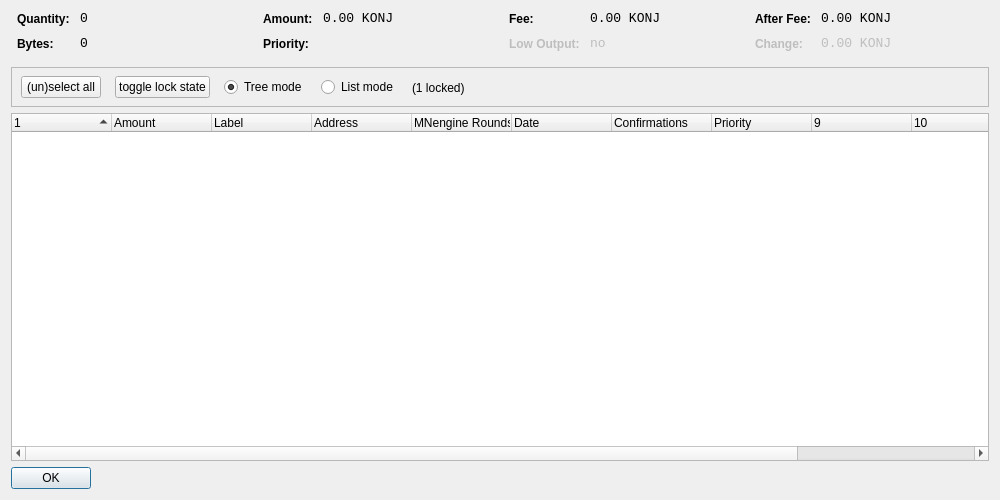
<?xml version="1.0" encoding="UTF-8"?>
<ui version="4.0">
 <class>CoinControlDialog</class>
 <widget class="QDialog" name="CoinControlDialog">
  <property name="geometry">
   <rect>
    <x>0</x>
    <y>0</y>
    <width>1000</width>
    <height>500</height>
   </rect>
  </property>
  <property name="windowTitle">
   <string>Coin Control</string>
  </property>
  <property name="styleSheet">
   <string notr="true"/>
  </property>
  <layout class="QVBoxLayout" name="verticalLayout">
   <item>
    <layout class="QHBoxLayout" name="horizontalLayoutTop" stretch="0,0,0,0">
     <property name="topMargin">
      <number>0</number>
     </property>
     <property name="bottomMargin">
      <number>10</number>
     </property>
     <item>
      <layout class="QFormLayout" name="formLayoutCoinControl1">
       <property name="horizontalSpacing">
        <number>10</number>
       </property>
       <property name="verticalSpacing">
        <number>10</number>
       </property>
       <property name="leftMargin">
        <number>6</number>
       </property>
       <property name="rightMargin">
        <number>6</number>
       </property>
       <item row="0" column="0">
        <widget class="QLabel" name="labelCoinControlQuantityText">
         <property name="styleSheet">
          <string notr="true">font-weight:bold;</string>
         </property>
         <property name="text">
          <string>Quantity:</string>
         </property>
        </widget>
       </item>
       <item row="0" column="1">
        <widget class="QLabel" name="labelCoinControlQuantity">
         <property name="font">
          <font>
           <family>Monospace</family>
           <pointsize>10</pointsize>
          </font>
         </property>
         <property name="cursor">
          <cursorShape>IBeamCursor</cursorShape>
         </property>
         <property name="contextMenuPolicy">
          <enum>Qt::ActionsContextMenu</enum>
         </property>
         <property name="text">
          <string notr="true">0</string>
         </property>
         <property name="textInteractionFlags">
          <set>Qt::LinksAccessibleByMouse|Qt::TextSelectableByKeyboard|Qt::TextSelectableByMouse</set>
         </property>
        </widget>
       </item>
       <item row="1" column="0">
        <widget class="QLabel" name="labelCoinControlBytesText">
         <property name="styleSheet">
          <string notr="true">font-weight:bold;</string>
         </property>
         <property name="text">
          <string>Bytes:</string>
         </property>
        </widget>
       </item>
       <item row="1" column="1">
        <widget class="QLabel" name="labelCoinControlBytes">
         <property name="font">
          <font>
           <family>Monospace</family>
           <pointsize>10</pointsize>
          </font>
         </property>
         <property name="cursor">
          <cursorShape>IBeamCursor</cursorShape>
         </property>
         <property name="contextMenuPolicy">
          <enum>Qt::ActionsContextMenu</enum>
         </property>
         <property name="text">
          <string notr="true">0</string>
         </property>
         <property name="textInteractionFlags">
          <set>Qt::LinksAccessibleByMouse|Qt::TextSelectableByKeyboard|Qt::TextSelectableByMouse</set>
         </property>
        </widget>
       </item>
      </layout>
     </item>
     <item>
      <layout class="QFormLayout" name="formLayoutCoinControl2">
       <property name="horizontalSpacing">
        <number>10</number>
       </property>
       <property name="verticalSpacing">
        <number>10</number>
       </property>
       <property name="leftMargin">
        <number>6</number>
       </property>
       <property name="rightMargin">
        <number>6</number>
       </property>
       <item row="0" column="0">
        <widget class="QLabel" name="labelCoinControlAmountText">
         <property name="styleSheet">
          <string notr="true">font-weight:bold;</string>
         </property>
         <property name="text">
          <string>Amount:</string>
         </property>
        </widget>
       </item>
       <item row="0" column="1">
        <widget class="QLabel" name="labelCoinControlAmount">
         <property name="font">
          <font>
           <family>Monospace</family>
           <pointsize>10</pointsize>
          </font>
         </property>
         <property name="cursor">
          <cursorShape>IBeamCursor</cursorShape>
         </property>
         <property name="contextMenuPolicy">
          <enum>Qt::ActionsContextMenu</enum>
         </property>
         <property name="text">
          <string notr="true">0.00 KONJ</string>
         </property>
         <property name="textInteractionFlags">
          <set>Qt::LinksAccessibleByMouse|Qt::TextSelectableByKeyboard|Qt::TextSelectableByMouse</set>
         </property>
        </widget>
       </item>
       <item row="1" column="0">
        <widget class="QLabel" name="labelCoinControlPriorityText">
         <property name="styleSheet">
          <string notr="true">font-weight:bold;</string>
         </property>
         <property name="text">
          <string>Priority:</string>
         </property>
        </widget>
       </item>
       <item row="1" column="1">
        <widget class="QLabel" name="labelCoinControlPriority">
         <property name="font">
          <font>
           <family>Monospace</family>
           <pointsize>10</pointsize>
          </font>
         </property>
         <property name="cursor">
          <cursorShape>IBeamCursor</cursorShape>
         </property>
         <property name="contextMenuPolicy">
          <enum>Qt::ActionsContextMenu</enum>
         </property>
         <property name="text">
          <string/>
         </property>
         <property name="textInteractionFlags">
          <set>Qt::LinksAccessibleByMouse|Qt::TextSelectableByKeyboard|Qt::TextSelectableByMouse</set>
         </property>
        </widget>
       </item>
      </layout>
     </item>
     <item>
      <layout class="QFormLayout" name="formLayoutCoinControl3">
       <property name="horizontalSpacing">
        <number>10</number>
       </property>
       <property name="verticalSpacing">
        <number>10</number>
       </property>
       <property name="leftMargin">
        <number>6</number>
       </property>
       <property name="rightMargin">
        <number>6</number>
       </property>
       <item row="0" column="0">
        <widget class="QLabel" name="labelCoinControlFeeText">
         <property name="styleSheet">
          <string notr="true">font-weight:bold;</string>
         </property>
         <property name="text">
          <string>Fee:</string>
         </property>
        </widget>
       </item>
       <item row="0" column="1">
        <widget class="QLabel" name="labelCoinControlFee">
         <property name="font">
          <font>
           <family>Monospace</family>
           <pointsize>10</pointsize>
          </font>
         </property>
         <property name="cursor">
          <cursorShape>IBeamCursor</cursorShape>
         </property>
         <property name="contextMenuPolicy">
          <enum>Qt::ActionsContextMenu</enum>
         </property>
         <property name="text">
          <string notr="true">0.00 KONJ</string>
         </property>
         <property name="textInteractionFlags">
          <set>Qt::LinksAccessibleByMouse|Qt::TextSelectableByKeyboard|Qt::TextSelectableByMouse</set>
         </property>
        </widget>
       </item>
       <item row="1" column="0">
        <widget class="QLabel" name="labelCoinControlLowOutputText">
         <property name="enabled">
          <bool>false</bool>
         </property>
         <property name="styleSheet">
          <string notr="true">font-weight:bold;</string>
         </property>
         <property name="text">
          <string>Low Output:</string>
         </property>
        </widget>
       </item>
       <item row="1" column="1">
        <widget class="QLabel" name="labelCoinControlLowOutput">
         <property name="enabled">
          <bool>false</bool>
         </property>
         <property name="font">
          <font>
           <family>Monospace</family>
           <pointsize>10</pointsize>
          </font>
         </property>
         <property name="cursor">
          <cursorShape>IBeamCursor</cursorShape>
         </property>
         <property name="contextMenuPolicy">
          <enum>Qt::ActionsContextMenu</enum>
         </property>
         <property name="text">
          <string notr="true">no</string>
         </property>
         <property name="textInteractionFlags">
          <set>Qt::LinksAccessibleByMouse|Qt::TextSelectableByKeyboard|Qt::TextSelectableByMouse</set>
         </property>
        </widget>
       </item>
      </layout>
     </item>
     <item>
      <layout class="QFormLayout" name="formLayoutCoinControl4">
       <property name="horizontalSpacing">
        <number>10</number>
       </property>
       <property name="verticalSpacing">
        <number>10</number>
       </property>
       <property name="leftMargin">
        <number>6</number>
       </property>
       <property name="rightMargin">
        <number>6</number>
       </property>
       <item row="0" column="0">
        <widget class="QLabel" name="labelCoinControlAfterFeeText">
         <property name="styleSheet">
          <string notr="true">font-weight:bold;</string>
         </property>
         <property name="text">
          <string>After Fee:</string>
         </property>
        </widget>
       </item>
       <item row="0" column="1">
        <widget class="QLabel" name="labelCoinControlAfterFee">
         <property name="font">
          <font>
           <family>Monospace</family>
           <pointsize>10</pointsize>
          </font>
         </property>
         <property name="cursor">
          <cursorShape>IBeamCursor</cursorShape>
         </property>
         <property name="contextMenuPolicy">
          <enum>Qt::ActionsContextMenu</enum>
         </property>
         <property name="text">
          <string notr="true">0.00 KONJ</string>
         </property>
         <property name="textInteractionFlags">
          <set>Qt::LinksAccessibleByMouse|Qt::TextSelectableByKeyboard|Qt::TextSelectableByMouse</set>
         </property>
        </widget>
       </item>
       <item row="1" column="0">
        <widget class="QLabel" name="labelCoinControlChangeText">
         <property name="enabled">
          <bool>false</bool>
         </property>
         <property name="styleSheet">
          <string notr="true">font-weight:bold;</string>
         </property>
         <property name="text">
          <string>Change:</string>
         </property>
        </widget>
       </item>
       <item row="1" column="1">
        <widget class="QLabel" name="labelCoinControlChange">
         <property name="enabled">
          <bool>false</bool>
         </property>
         <property name="font">
          <font>
           <family>Monospace</family>
           <pointsize>10</pointsize>
          </font>
         </property>
         <property name="cursor">
          <cursorShape>IBeamCursor</cursorShape>
         </property>
         <property name="contextMenuPolicy">
          <enum>Qt::ActionsContextMenu</enum>
         </property>
         <property name="text">
          <string notr="true">0.00 KONJ</string>
         </property>
         <property name="textInteractionFlags">
          <set>Qt::LinksAccessibleByMouse|Qt::TextSelectableByKeyboard|Qt::TextSelectableByMouse</set>
         </property>
        </widget>
       </item>
      </layout>
     </item>
    </layout>
   </item>
   <item>
    <widget class="QFrame" name="frame">
     <property name="minimumSize">
      <size>
       <width>0</width>
       <height>40</height>
      </size>
     </property>
     <property name="frameShape">
      <enum>QFrame::StyledPanel</enum>
     </property>
     <property name="frameShadow">
      <enum>QFrame::Sunken</enum>
     </property>
     <widget class="QWidget" name="horizontalLayoutWidget">
      <property name="geometry">
       <rect>
        <x>10</x>
        <y>0</y>
        <width>781</width>
        <height>41</height>
       </rect>
      </property>
      <layout class="QHBoxLayout" name="horizontalLayoutPanel" stretch="0,0,0,0,0">
       <property name="spacing">
        <number>14</number>
       </property>
       <item>
        <widget class="QPushButton" name="pushButtonSelectAll">
         <property name="sizePolicy">
          <sizepolicy hsizetype="Maximum" vsizetype="Fixed">
           <horstretch>0</horstretch>
           <verstretch>0</verstretch>
          </sizepolicy>
         </property>
         <property name="text">
          <string>(un)select all</string>
         </property>
        </widget>
       </item>
        <item>
         <widget class="QPushButton" name="pushButtonToggleLock">
          <property name="sizePolicy">
           <sizepolicy hsizetype="Maximum" vsizetype="Fixed">
            <horstretch>0</horstretch>
            <verstretch>0</verstretch>
           </sizepolicy>
          </property>
          <property name="text">
           <string>toggle lock state</string>
          </property>
          <property name="autoDefault">
           <bool>false</bool>
          </property>
         </widget>
        </item>
       <item>
        <widget class="QRadioButton" name="radioTreeMode">
         <property name="sizePolicy">
          <sizepolicy hsizetype="Maximum" vsizetype="Fixed">
           <horstretch>0</horstretch>
           <verstretch>0</verstretch>
          </sizepolicy>
         </property>
         <property name="text">
          <string>Tree mode</string>
         </property>
         <property name="checked">
          <bool>true</bool>
         </property>
        </widget>
       </item>
       <item>
        <widget class="QRadioButton" name="radioListMode">
         <property name="sizePolicy">
          <sizepolicy hsizetype="Maximum" vsizetype="Fixed">
           <horstretch>0</horstretch>
           <verstretch>0</verstretch>
          </sizepolicy>
         </property>
         <property name="text">
          <string>List mode</string>
         </property>
        </widget>
       </item>
        <item>
         <widget class="QLabel" name="labelLocked">
          <property name="text">
           <string>(1 locked)</string>
          </property>
         </widget>
        </item>
       <item>
        <spacer name="horizontalSpacer">
         <property name="orientation">
          <enum>Qt::Horizontal</enum>
         </property>
         <property name="sizeHint" stdset="0">
          <size>
           <width>40</width>
           <height>20</height>
          </size>
         </property>
        </spacer>
       </item>
      </layout>
     </widget>
    </widget>
   </item>
   <item>
    <widget class="CoinControlTreeWidget" name="treeWidget">
     <property name="contextMenuPolicy">
      <enum>Qt::CustomContextMenu</enum>
     </property>
     <property name="sortingEnabled">
      <bool>false</bool>
     </property>
     <property name="columnCount">
      <number>12</number>
     </property>
     <attribute name="headerShowSortIndicator" stdset="0">
      <bool>true</bool>
     </attribute>
     <attribute name="headerStretchLastSection">
      <bool>false</bool>
     </attribute>
     <column>
      <property name="text">
       <string/>
      </property>
     </column>
     <column>
      <property name="text">
       <string>Amount</string>
      </property>
     </column>
     <column>
      <property name="text">
       <string>Label</string>
      </property>
     </column>
     <column>
      <property name="text">
       <string>Address</string>
      </property>
     </column>
     <column>
      <property name="text">
       <string>MNengine Rounds</string>
      </property>
     </column>
     <column>
      <property name="text">
       <string>Date</string>
      </property>
     </column>
     <column>
      <property name="text">
       <string>Confirmations</string>
      </property>
      <property name="toolTip">
       <string>Confirmed</string>
      </property>
     </column>
     <column>
      <property name="text">
       <string>Priority</string>
      </property>
     </column>
     <column>
      <property name="text">
       <string/>
      </property>
     </column>
     <column>
      <property name="text">
       <string/>
      </property>
     </column>
     <column>
      <property name="text">
       <string/>
      </property>
     </column>
     <column>
      <property name="text">
       <string/>
      </property>
     </column>
    </widget>
   </item>
   <item>
    <widget class="QDialogButtonBox" name="buttonBox">
     <property name="sizePolicy">
      <sizepolicy hsizetype="Maximum" vsizetype="Fixed">
       <horstretch>0</horstretch>
       <verstretch>0</verstretch>
      </sizepolicy>
     </property>
     <property name="orientation">
      <enum>Qt::Horizontal</enum>
     </property>
     <property name="standardButtons">
      <set>QDialogButtonBox::Ok</set>
     </property>
    </widget>
   </item>
  </layout>
 </widget>
 <customwidgets>
  <customwidget>
   <class>CoinControlTreeWidget</class>
   <extends>QTreeWidget</extends>
   <header>coincontroltreewidget.h</header>
  </customwidget>
 </customwidgets>
 <resources/>
 <connections/>
</ui>
